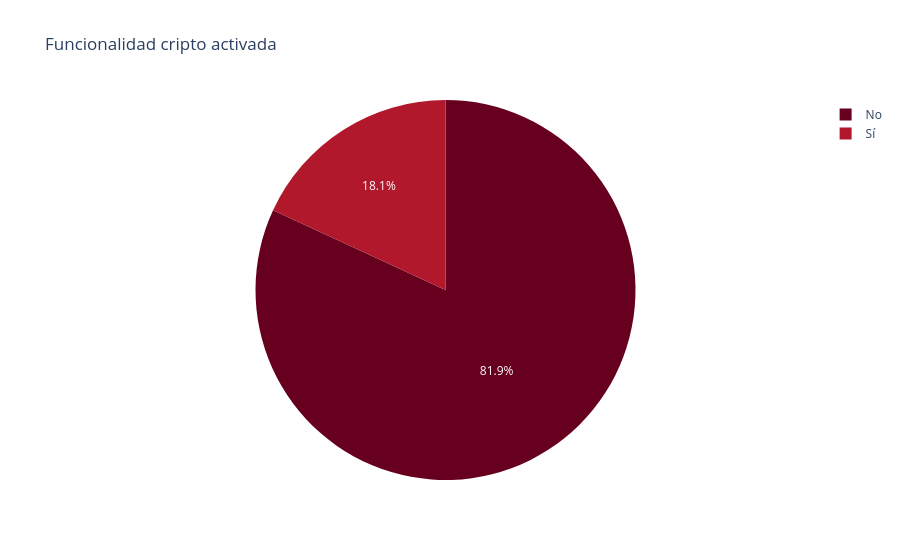

Here is the notebook cell this chart was saved with:
### Code cell
# Asegurarte de que user_settings_crypto_unlocked sea numérico (si viene como objeto o str)
df_perfil_usuario['user_settings_crypto_unlocked'] = pd.to_numeric(
    df_perfil_usuario['user_settings_crypto_unlocked'], errors='coerce'
)

# Reemplazar NaN con 0 (considerar que si no está habilitado es como no activado)
df_perfil_usuario['crypto_flag'] = df_perfil_usuario['user_settings_crypto_unlocked'].fillna(0).apply(lambda x: 'Sí' if x == 1 else 'No')

# Agrupar y contar usuarios únicos
uso_crypto = (
    df_perfil_usuario.groupby('crypto_flag')['user_id']
    .nunique()
    .reset_index()
    .rename(columns={'user_id': 'usuarios'})
    .sort_values(by='usuarios', ascending=False)
)

# Mostrar tabla
display(uso_crypto)

# Crear gráfico de pastel
import plotly.express as px

fig_crypto = px.pie(
    uso_crypto,
    values='usuarios',
    names='crypto_flag',
    color_discrete_sequence=px.colors.sequential.RdBu,
    title='Funcionalidad cripto activada'
)
fig_crypto.show()

### Figure 1 — Plotly figure (JSON) as saved in the notebook; plotly's stock layout.template omitted (floating-point values rounded to 4 significant figures)
{"data": [{"domain": {"x": [0, 1], "y": [0, 1]}, "hovertemplate": "crypto_flag=%{label}<br>usuarios=%{value}<extra></extra>", "labels": ["No", "Sí"], "legendgroup": "", "name": "", "showlegend": true, "type": "pie", "values": [15913, 3517]}], "layout": {"legend": {"tracegroupgap": 0}, "piecolorway": ["rgb(103,0,31)", "rgb(178,24,43)", "rgb(214,96,77)", "rgb(244,165,130)", "rgb(253,219,199)", "rgb(247,247,247)", "rgb(209,229,240)", "rgb(146,197,222)", "rgb(67,147,195)", "rgb(33,102,172)", "rgb(5,48,97)"], "title": {"text": "Funcionalidad cripto activada"}}}
